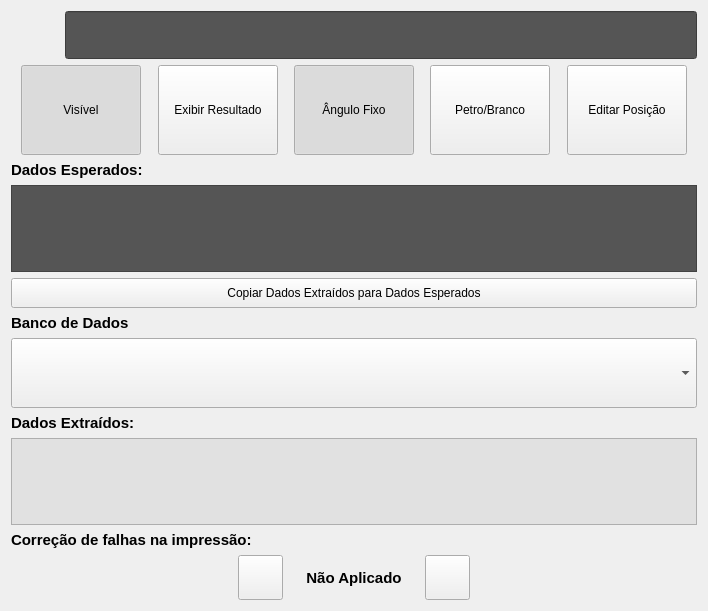
<?xml version="1.0" encoding="UTF-8"?>
<ui version="4.0">
 <class>ParamsOCR</class>
 <widget class="QWidget" name="ParamsOCR">
  <property name="geometry">
   <rect>
    <x>0</x>
    <y>0</y>
    <width>708</width>
    <height>611</height>
   </rect>
  </property>
  <property name="windowTitle">
   <string>Form</string>
  </property>
  <layout class="QVBoxLayout" name="verticalLayout_2">
   <item>
    <layout class="QHBoxLayout" name="horizontalLayout">
     <item>
      <widget class="QLabel" name="lbl_type">
       <property name="minimumSize">
        <size>
         <width>48</width>
         <height>48</height>
        </size>
       </property>
       <property name="maximumSize">
        <size>
         <width>48</width>
         <height>48</height>
        </size>
       </property>
       <property name="text">
        <string/>
       </property>
       <property name="pixmap">
        <pixmap resource="../../res/icons.qrc">:/icons/mv_ocr.png</pixmap>
       </property>
       <property name="scaledContents">
        <bool>true</bool>
       </property>
      </widget>
     </item>
     <item>
      <widget class="QLineEdit" name="le_name">
       <property name="minimumSize">
        <size>
         <width>0</width>
         <height>48</height>
        </size>
       </property>
       <property name="focusPolicy">
        <enum>Qt::NoFocus</enum>
       </property>
       <property name="styleSheet">
        <string notr="true">background-color: rgb(85, 85, 85);
color: rgb(255, 255, 255);</string>
       </property>
      </widget>
     </item>
    </layout>
   </item>
   <item>
    <layout class="QHBoxLayout" name="horizontalLayout_5">
     <item>
      <spacer name="horizontalSpacer_5">
       <property name="orientation">
        <enum>Qt::Horizontal</enum>
       </property>
       <property name="sizeHint" stdset="0">
        <size>
         <width>40</width>
         <height>20</height>
        </size>
       </property>
      </spacer>
     </item>
     <item>
      <widget class="ButtonBeR" name="btn_visible">
       <property name="enabled">
        <bool>true</bool>
       </property>
       <property name="minimumSize">
        <size>
         <width>120</width>
         <height>90</height>
        </size>
       </property>
       <property name="maximumSize">
        <size>
         <width>120</width>
         <height>90</height>
        </size>
       </property>
       <property name="autoFillBackground">
        <bool>true</bool>
       </property>
       <property name="text">
        <string>Visível</string>
       </property>
       <property name="iconSize">
        <size>
         <width>32</width>
         <height>18</height>
        </size>
       </property>
       <property name="checkable">
        <bool>true</bool>
       </property>
       <property name="checked">
        <bool>true</bool>
       </property>
       <property name="autoRepeat">
        <bool>false</bool>
       </property>
       <property name="bgIcon">
        <iconset resource="../../res/icons.qrc">
         <normaloff>:/icons/bt-blank.png</normaloff>
         <normalon>:/icons/bt-blank_pressed.png</normalon>:/icons/bt-blank.png</iconset>
       </property>
       <property name="bgIconSize">
        <size>
         <width>70</width>
         <height>70</height>
        </size>
       </property>
      </widget>
     </item>
     <item>
      <spacer name="horizontalSpacer_8">
       <property name="orientation">
        <enum>Qt::Horizontal</enum>
       </property>
       <property name="sizeHint" stdset="0">
        <size>
         <width>40</width>
         <height>20</height>
        </size>
       </property>
      </spacer>
     </item>
     <item>
      <widget class="ButtonBeR" name="btn_show_result">
       <property name="enabled">
        <bool>true</bool>
       </property>
       <property name="minimumSize">
        <size>
         <width>120</width>
         <height>90</height>
        </size>
       </property>
       <property name="maximumSize">
        <size>
         <width>120</width>
         <height>90</height>
        </size>
       </property>
       <property name="autoFillBackground">
        <bool>true</bool>
       </property>
       <property name="text">
        <string>Exibir Resultado</string>
       </property>
       <property name="iconSize">
        <size>
         <width>32</width>
         <height>18</height>
        </size>
       </property>
       <property name="checkable">
        <bool>true</bool>
       </property>
       <property name="checked">
        <bool>false</bool>
       </property>
       <property name="autoRepeat">
        <bool>false</bool>
       </property>
       <property name="bgIcon">
        <iconset resource="../../res/icons.qrc">
         <normaloff>:/icons/bt-blank.png</normaloff>
         <normalon>:/icons/bt-blank_pressed.png</normalon>:/icons/bt-blank.png</iconset>
       </property>
       <property name="bgIconSize">
        <size>
         <width>70</width>
         <height>70</height>
        </size>
       </property>
      </widget>
     </item>
     <item>
      <spacer name="horizontalSpacer_6">
       <property name="orientation">
        <enum>Qt::Horizontal</enum>
       </property>
       <property name="sizeHint" stdset="0">
        <size>
         <width>40</width>
         <height>20</height>
        </size>
       </property>
      </spacer>
     </item>
     <item>
      <widget class="ButtonBeR" name="btn_angle">
       <property name="enabled">
        <bool>true</bool>
       </property>
       <property name="minimumSize">
        <size>
         <width>120</width>
         <height>90</height>
        </size>
       </property>
       <property name="maximumSize">
        <size>
         <width>120</width>
         <height>90</height>
        </size>
       </property>
       <property name="autoFillBackground">
        <bool>true</bool>
       </property>
       <property name="text">
        <string>Ângulo Fixo</string>
       </property>
       <property name="iconSize">
        <size>
         <width>32</width>
         <height>16</height>
        </size>
       </property>
       <property name="checkable">
        <bool>true</bool>
       </property>
       <property name="checked">
        <bool>true</bool>
       </property>
       <property name="autoRepeat">
        <bool>false</bool>
       </property>
       <property name="bgIcon">
        <iconset resource="../../res/icons.qrc">
         <normaloff>:/icons/bt-blank.png</normaloff>
         <normalon>:/icons/bt-blank_pressed.png</normalon>:/icons/bt-blank.png</iconset>
       </property>
       <property name="bgIconSize">
        <size>
         <width>70</width>
         <height>70</height>
        </size>
       </property>
      </widget>
     </item>
     <item>
      <spacer name="horizontalSpacer_3">
       <property name="orientation">
        <enum>Qt::Horizontal</enum>
       </property>
       <property name="sizeHint" stdset="0">
        <size>
         <width>40</width>
         <height>20</height>
        </size>
       </property>
      </spacer>
     </item>
     <item>
      <widget class="ButtonBeR" name="btn_black_white">
       <property name="minimumSize">
        <size>
         <width>120</width>
         <height>90</height>
        </size>
       </property>
       <property name="maximumSize">
        <size>
         <width>120</width>
         <height>90</height>
        </size>
       </property>
       <property name="text">
        <string>Petro/Branco</string>
       </property>
       <property name="checkable">
        <bool>true</bool>
       </property>
       <property name="checked">
        <bool>false</bool>
       </property>
       <property name="bgIcon">
        <iconset resource="../../res/icons.qrc">
         <normaloff>:/icons/bt-blank.png</normaloff>
         <normalon>:/icons/bt-blank_pressed.png</normalon>:/icons/bt-blank.png</iconset>
       </property>
       <property name="bgIconSize">
        <size>
         <width>70</width>
         <height>70</height>
        </size>
       </property>
      </widget>
     </item>
     <item>
      <spacer name="horizontalSpacer_4">
       <property name="orientation">
        <enum>Qt::Horizontal</enum>
       </property>
       <property name="sizeHint" stdset="0">
        <size>
         <width>40</width>
         <height>20</height>
        </size>
       </property>
      </spacer>
     </item>
     <item>
      <widget class="ButtonBeR" name="btn_edit_position">
       <property name="minimumSize">
        <size>
         <width>120</width>
         <height>90</height>
        </size>
       </property>
       <property name="maximumSize">
        <size>
         <width>120</width>
         <height>90</height>
        </size>
       </property>
       <property name="text">
        <string>Editar Posição</string>
       </property>
       <property name="checkable">
        <bool>true</bool>
       </property>
       <property name="bgIcon">
        <iconset resource="../../res/icons.qrc">
         <normaloff>:/icons/bt-blank.png</normaloff>
         <normalon>:/icons/bt-blank_pressed.png</normalon>:/icons/bt-blank.png</iconset>
       </property>
       <property name="bgIconSize">
        <size>
         <width>70</width>
         <height>70</height>
        </size>
       </property>
      </widget>
     </item>
     <item>
      <spacer name="horizontalSpacer_7">
       <property name="orientation">
        <enum>Qt::Horizontal</enum>
       </property>
       <property name="sizeHint" stdset="0">
        <size>
         <width>40</width>
         <height>20</height>
        </size>
       </property>
      </spacer>
     </item>
    </layout>
   </item>
   <item>
    <widget class="QLabel" name="label_6">
     <property name="minimumSize">
      <size>
       <width>120</width>
       <height>0</height>
      </size>
     </property>
     <property name="font">
      <font>
       <pointsize>11</pointsize>
       <weight>75</weight>
       <bold>true</bold>
      </font>
     </property>
     <property name="text">
      <string>Dados Esperados:</string>
     </property>
     <property name="alignment">
      <set>Qt::AlignLeading|Qt::AlignLeft|Qt::AlignVCenter</set>
     </property>
    </widget>
   </item>
   <item>
    <widget class="QPlainTextEdit" name="le_expected">
     <property name="focusPolicy">
      <enum>Qt::NoFocus</enum>
     </property>
     <property name="styleSheet">
      <string notr="true">background-color: rgb(85, 85, 85);
color: rgb(255, 255, 255);</string>
     </property>
     <property name="readOnly">
      <bool>true</bool>
     </property>
     <property name="textInteractionFlags">
      <set>Qt::NoTextInteraction</set>
     </property>
    </widget>
   </item>
   <item>
    <spacer name="verticalSpacer_2">
     <property name="orientation">
      <enum>Qt::Vertical</enum>
     </property>
     <property name="sizeHint" stdset="0">
      <size>
       <width>20</width>
       <height>40</height>
      </size>
     </property>
    </spacer>
   </item>
   <item>
    <widget class="QPushButton" name="pushButton">
     <property name="minimumSize">
      <size>
       <width>0</width>
       <height>30</height>
      </size>
     </property>
     <property name="maximumSize">
      <size>
       <width>16777215</width>
       <height>32</height>
      </size>
     </property>
     <property name="text">
      <string>Copiar Dados Extraídos para Dados Esperados</string>
     </property>
     <property name="icon">
      <iconset resource="../../res/icons.qrc">
       <normaloff>:/icons/arrow-up.png</normaloff>:/icons/arrow-up.png</iconset>
     </property>
    </widget>
   </item>
   <item>
    <spacer name="verticalSpacer">
     <property name="orientation">
      <enum>Qt::Vertical</enum>
     </property>
     <property name="sizeHint" stdset="0">
      <size>
       <width>20</width>
       <height>40</height>
      </size>
     </property>
    </spacer>
   </item>
   <item>
    <widget class="QLabel" name="lbl_database">
     <property name="font">
      <font>
       <pointsize>11</pointsize>
       <weight>75</weight>
       <bold>true</bold>
      </font>
     </property>
     <property name="text">
      <string>Banco de Dados</string>
     </property>
    </widget>
   </item>
   <item>
    <widget class="QComboBox" name="cb_database">
     <property name="minimumSize">
      <size>
       <width>0</width>
       <height>70</height>
      </size>
     </property>
     <property name="styleSheet">
      <string notr="true">selection-background-color: rgb(118, 200, 9);
selection-color: rgb(253, 250, 250);</string>
     </property>
     <property name="iconSize">
      <size>
       <width>32</width>
       <height>32</height>
      </size>
     </property>
    </widget>
   </item>
   <item>
    <widget class="QLabel" name="label_7">
     <property name="minimumSize">
      <size>
       <width>120</width>
       <height>0</height>
      </size>
     </property>
     <property name="font">
      <font>
       <pointsize>11</pointsize>
       <weight>75</weight>
       <bold>true</bold>
      </font>
     </property>
     <property name="text">
      <string>Dados Extraídos:</string>
     </property>
     <property name="alignment">
      <set>Qt::AlignLeading|Qt::AlignLeft|Qt::AlignVCenter</set>
     </property>
    </widget>
   </item>
   <item>
    <widget class="QPlainTextEdit" name="le_extracted">
     <property name="focusPolicy">
      <enum>Qt::NoFocus</enum>
     </property>
     <property name="styleSheet">
      <string notr="true">background-color: rgb(225,225, 225);
color: rgb(0, 0, 0);</string>
     </property>
     <property name="readOnly">
      <bool>true</bool>
     </property>
    </widget>
   </item>
   <item>
    <layout class="QHBoxLayout" name="horizontalLayout_4">
     <item>
      <layout class="QVBoxLayout" name="verticalLayout">
       <item>
        <widget class="QLabel" name="label_8">
         <property name="minimumSize">
          <size>
           <width>120</width>
           <height>0</height>
          </size>
         </property>
         <property name="font">
          <font>
           <pointsize>11</pointsize>
           <weight>75</weight>
           <bold>true</bold>
          </font>
         </property>
         <property name="text">
          <string>Correção de falhas na impressão:</string>
         </property>
         <property name="alignment">
          <set>Qt::AlignLeading|Qt::AlignLeft|Qt::AlignVCenter</set>
         </property>
        </widget>
       </item>
       <item>
        <layout class="QHBoxLayout" name="horizontalLayout_2">
         <item>
          <spacer name="horizontalSpacer">
           <property name="orientation">
            <enum>Qt::Horizontal</enum>
           </property>
           <property name="sizeHint" stdset="0">
            <size>
             <width>40</width>
             <height>20</height>
            </size>
           </property>
          </spacer>
         </item>
         <item>
          <widget class="ButtonBeR" name="btn_minus_white">
           <property name="enabled">
            <bool>true</bool>
           </property>
           <property name="minimumSize">
            <size>
             <width>45</width>
             <height>45</height>
            </size>
           </property>
           <property name="maximumSize">
            <size>
             <width>45</width>
             <height>45</height>
            </size>
           </property>
           <property name="font">
            <font>
             <pointsize>16</pointsize>
            </font>
           </property>
           <property name="autoFillBackground">
            <bool>true</bool>
           </property>
           <property name="text">
            <string/>
           </property>
           <property name="icon">
            <iconset resource="../../res/icons.qrc">
             <normaloff>:/icons/zoom_out.png</normaloff>:/icons/zoom_out.png</iconset>
           </property>
           <property name="iconSize">
            <size>
             <width>12</width>
             <height>12</height>
            </size>
           </property>
           <property name="autoRepeat">
            <bool>true</bool>
           </property>
           <property name="bgIcon">
            <iconset resource="../../res/icons.qrc">
             <normaloff>:/icons/bt-blank.png</normaloff>
             <normalon>:/icons/bt-blank_pressed.png</normalon>:/icons/bt-blank.png</iconset>
           </property>
           <property name="bgIconSize">
            <size>
             <width>45</width>
             <height>45</height>
            </size>
           </property>
          </widget>
         </item>
         <item>
          <widget class="QLabel" name="lbl_white">
           <property name="minimumSize">
            <size>
             <width>130</width>
             <height>0</height>
            </size>
           </property>
           <property name="maximumSize">
            <size>
             <width>130</width>
             <height>16777215</height>
            </size>
           </property>
           <property name="font">
            <font>
             <pointsize>11</pointsize>
             <weight>75</weight>
             <bold>true</bold>
            </font>
           </property>
           <property name="text">
            <string>Não Aplicado</string>
           </property>
           <property name="alignment">
            <set>Qt::AlignCenter</set>
           </property>
          </widget>
         </item>
         <item>
          <widget class="ButtonBeR" name="btn_plus_white">
           <property name="enabled">
            <bool>true</bool>
           </property>
           <property name="minimumSize">
            <size>
             <width>45</width>
             <height>45</height>
            </size>
           </property>
           <property name="maximumSize">
            <size>
             <width>45</width>
             <height>45</height>
            </size>
           </property>
           <property name="font">
            <font>
             <pointsize>16</pointsize>
            </font>
           </property>
           <property name="autoFillBackground">
            <bool>true</bool>
           </property>
           <property name="text">
            <string/>
           </property>
           <property name="icon">
            <iconset resource="../../res/icons.qrc">
             <normaloff>:/icons/zoom_in.png</normaloff>:/icons/zoom_in.png</iconset>
           </property>
           <property name="iconSize">
            <size>
             <width>12</width>
             <height>12</height>
            </size>
           </property>
           <property name="autoRepeat">
            <bool>true</bool>
           </property>
           <property name="bgIcon">
            <iconset resource="../../res/icons.qrc">
             <normaloff>:/icons/bt-blank.png</normaloff>
             <normalon>:/icons/bt-blank_pressed.png</normalon>:/icons/bt-blank.png</iconset>
           </property>
           <property name="bgIconSize">
            <size>
             <width>45</width>
             <height>45</height>
            </size>
           </property>
          </widget>
         </item>
         <item>
          <spacer name="horizontalSpacer_2">
           <property name="orientation">
            <enum>Qt::Horizontal</enum>
           </property>
           <property name="sizeHint" stdset="0">
            <size>
             <width>40</width>
             <height>20</height>
            </size>
           </property>
          </spacer>
         </item>
        </layout>
       </item>
      </layout>
     </item>
    </layout>
   </item>
  </layout>
 </widget>
 <customwidgets>
  <customwidget>
   <class>ButtonBeR</class>
   <extends>QPushButton</extends>
   <header>buttonber.h</header>
  </customwidget>
 </customwidgets>
 <resources>
  <include location="../../res/icons.qrc"/>
 </resources>
 <connections/>
</ui>
